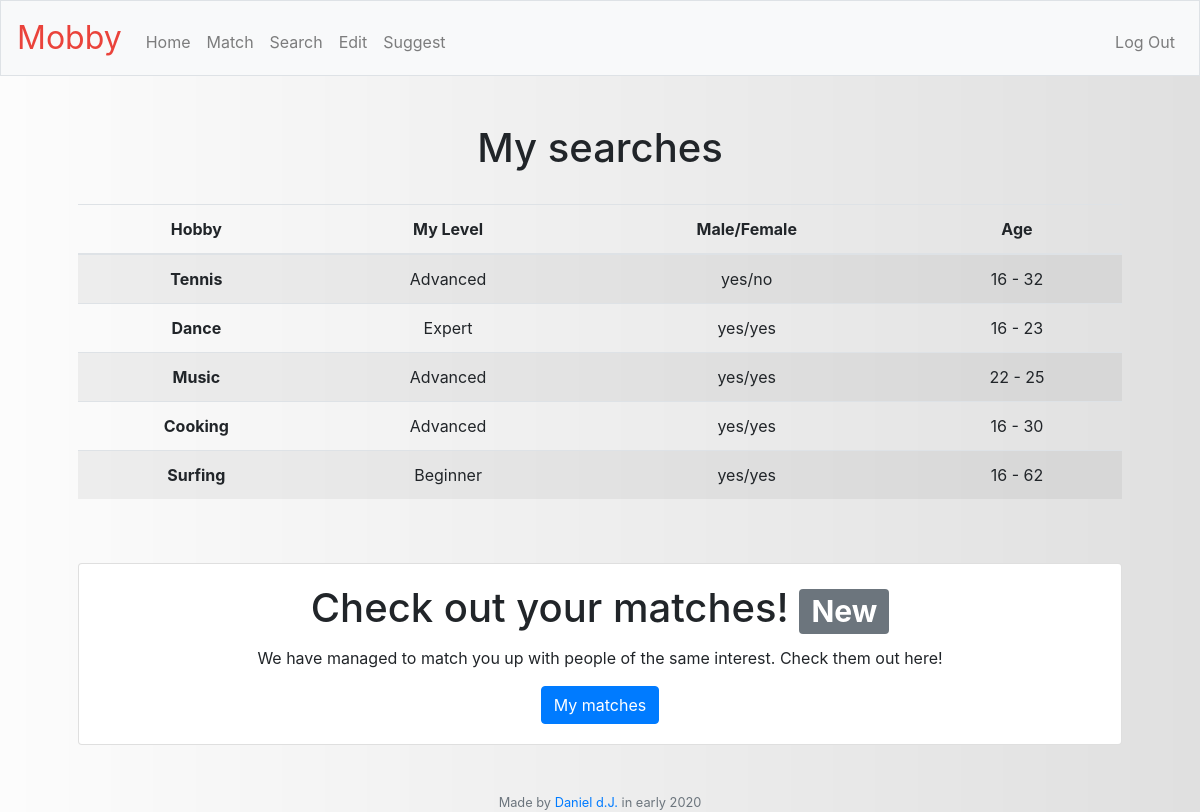
/ (signed in), run on the app's committed database.
### tables this page shows
CREATE TABLE "search" (
'id' INTEGER PRIMARY KEY,
'user_id' INTEGER,'hobby' VARCHAR(255),
'text' VARCHAR(201)
, 'male' varchar(255), 'female' varchar(255), 'min_age' INTEGER, 'max_age' INTEGER, 'level' varchar(255));

### app.py (the view)
@app.route("/")
@login_required
def index():
    user = session["user_id"]
    data = db.execute("SELECT hobby, male, female, min_age, max_age, level FROM search WHERE user_id = :us" , us = user)
    return render_template("index.html", data = data, leng = len(data))

### app.py (called while the page is built)
@app.after_request
def after_request(response):
    response.headers["Cache-Control"] = "no-cache, no-store, must-revalidate"
    response.headers["Expires"] = 0
    response.headers["Pragma"] = "no-cache"
    return response

### helpers.py (called while the page is built)
def login_required(f):
    @wraps(f)
    def decorated_function(*args, **kwargs):
        if session.get("user_id") is None:
            return redirect("/login")
        return f(*args, **kwargs)
    return decorated_function

### templates/index.html (shortened to what this page needs)
{% extends "layout.html" %}
{% block main %}
<h1> My searches </h1>
<br>
<table class="table table-striped">
  <thead>
    <tr>
      <th scope="col">Hobby</th>
      <th scope="col">My Level</th>
      <th scope="col">Male/Female</th>
      <th scope="col">Age</th>
    </tr>
  </thead>
  <tbody>
    {% for row in data %}
    <tr>
      <th scope="row">{{ row["hobby"] }}</th>
      <td>{{ row["level"] }}</td>
      <td>{{ row["male"] }}/{{ row["female"] }}</td>
      <td>{{ row["min_age"] }} - {{ row["max_age"] }}</td>
    </tr>
    {% endfor %}
</table>
<br>
<br>
{% if not data %}
<div class="card">
  <div class="card-body">
    <h1 class="card-title">Empty search list? </h1>
    <p class="card-text">With Mobby you can search for people with the same interests and hobbies! Start now!</p>
    <a class="btn btn-primary" href="/search" role="button">Search</a>
  </div>
</div>
{% else %}
<div class="card">
  <div class="card-body">
    <h1 class="card-title">Check out your matches! <span class="badge badge-secondary">New</span></h1>
    <p class="card-text">We have managed to match you up with people of the same interest. Check them out here!</p>
    <a class="btn btn-primary" href="/match" role="button">My matches</a>
  </div>
</div>
{% endif %}
{% endblock %}

### static/styles.css (style rules this page uses)
body { background-image: url("background1.png"); background-position: center; background-repeat: no-repeat; background-size: cover; position: relative; }

### data on the page
search: hobby "Tennis", level "Advanced", male "yes", female "no", min_age "16", max_age "32"
search: hobby "Dance", level "Expert", male "yes", female "yes", min_age "16", max_age "23"
search: hobby "Music", level "Advanced", male "yes", female "yes", min_age "22", max_age "25"
search: hobby "Cooking", level "Advanced", male "yes", female "yes", min_age "16", max_age "30"
search: hobby "Surfing", level "Beginner", male "yes", female "yes", min_age "16", max_age "62"
